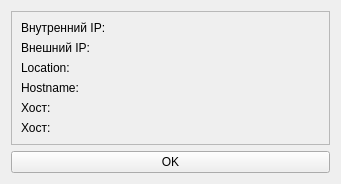
<?xml version="1.0" encoding="UTF-8"?>
<ui version="4.0">
 <class>Form</class>
 <widget class="QWidget" name="Form">
  <property name="geometry">
   <rect>
    <x>0</x>
    <y>0</y>
    <width>341</width>
    <height>175</height>
   </rect>
  </property>
  <property name="windowTitle">
   <string>Техническая информация</string>
  </property>
  <layout class="QGridLayout" name="gridLayout">
   <item row="0" column="0">
    <widget class="QFrame" name="frame">
     <property name="frameShape">
      <enum>QFrame::StyledPanel</enum>
     </property>
     <property name="frameShadow">
      <enum>QFrame::Raised</enum>
     </property>
     <layout class="QGridLayout" name="gridLayout_2">
      <item row="2" column="0">
       <widget class="QLabel" name="label_3">
        <property name="text">
         <string>Location:</string>
        </property>
       </widget>
      </item>
      <item row="3" column="0">
       <widget class="QLabel" name="label_4">
        <property name="text">
         <string>Hostname:</string>
        </property>
       </widget>
      </item>
      <item row="0" column="0">
       <widget class="QLabel" name="label">
        <property name="text">
         <string>Внутренний IP:</string>
        </property>
       </widget>
      </item>
      <item row="1" column="0">
       <widget class="QLabel" name="label_2">
        <property name="text">
         <string>Внешний IP: </string>
        </property>
       </widget>
      </item>
      <item row="4" column="0">
       <widget class="QLabel" name="label_5">
        <property name="text">
         <string>Хост:</string>
        </property>
       </widget>
      </item>
      <item row="5" column="0">
       <widget class="QLabel" name="label_6">
        <property name="text">
         <string>Хост:</string>
        </property>
       </widget>
      </item>
     </layout>
    </widget>
   </item>
   <item row="1" column="0">
    <widget class="QPushButton" name="pushButton_3">
     <property name="text">
      <string>OK</string>
     </property>
    </widget>
   </item>
  </layout>
 </widget>
 <resources/>
 <connections/>
</ui>
